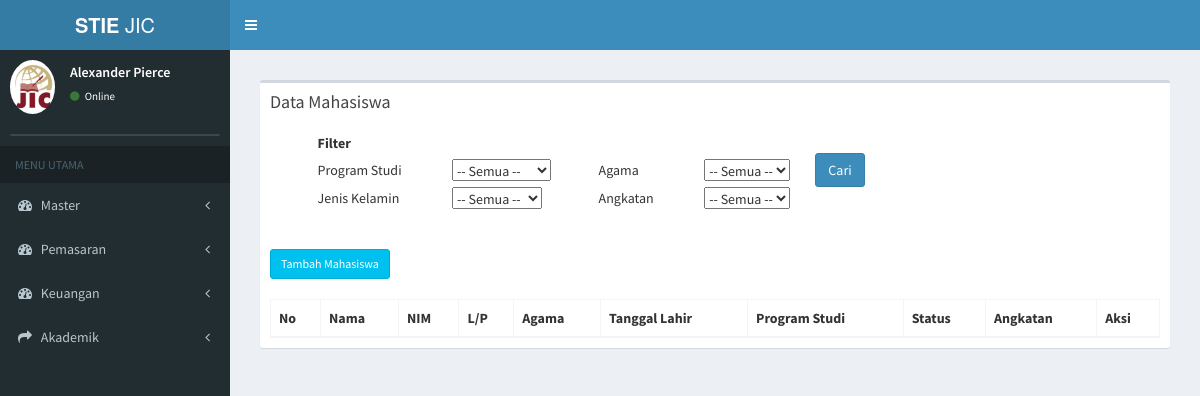
The app's page /index.php/mahasiswa/data_mahasiswa, older data.
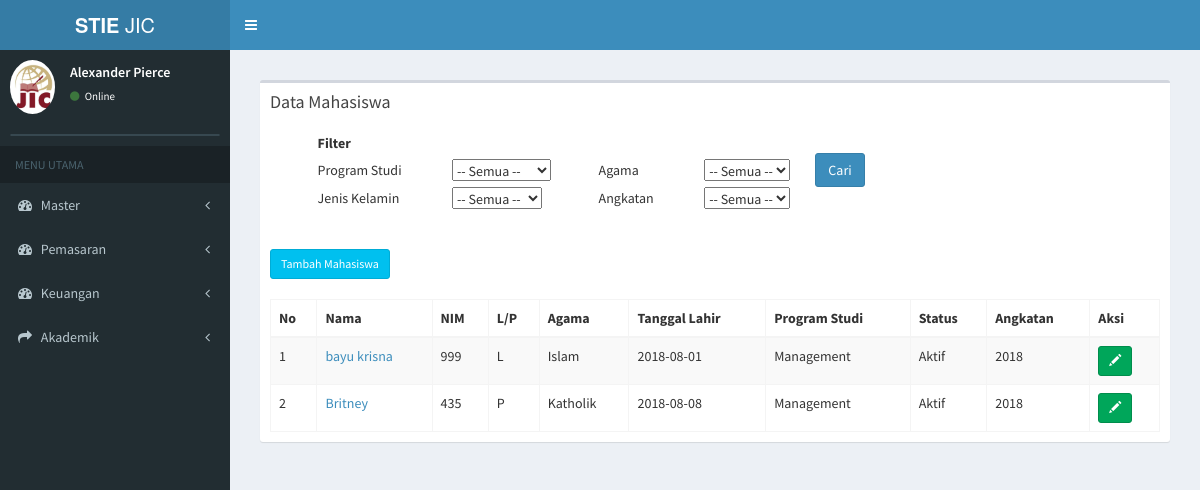
The same page, newer data.
### tables this page shows
CREATE TABLE `tb_mahasiswa` (
  `id_mahasiswa` varchar(7) NOT NULL,
  `id_du` varchar(15) NOT NULL,
  `nama_mahasiswa` varchar(50) NOT NULL,
  `nim` varchar(15) NOT NULL,
  `id_status` varchar(2) NOT NULL,
  `id_prodi` varchar(7) NOT NULL,
  `id_konsentrasi` varchar(7) NOT NULL,
  `id_hasil_tes` varchar(7) NOT NULL,
  `id_sekolah` varchar(6) NOT NULL,
  `id_waktu` int(2) NOT NULL,
  `id_grade` varchar(2) NOT NULL,
  `id_grade2` varchar(2) NOT NULL
);

CREATE TABLE `tb_bio` (
  `id_mahasiswa` varchar(10) NOT NULL,
  `jenis_kelamin` varchar(10) NOT NULL,
  `tempat_lahir` varchar(30) NOT NULL,
  `tanggal_lahir` date NOT NULL,
  `agama` varchar(20) NOT NULL,
  `foto_mahasiswa` text NOT NULL,
  `angkatan` varchar(4) NOT NULL
);

CREATE TABLE `tb_prodi` (
  `id_prodi` varchar(6) NOT NULL,
  `nama_prodi` varchar(20) NOT NULL,
  `ketua_prodi` varchar(50) NOT NULL
);

CREATE TABLE `tb_status_mhs` (
  `id_status` int(2) NOT NULL,
  `status_mhs` varchar(20) NOT NULL
);

### application/controllers/mahasiswa.php (called while the page is built, shortened)
<?php
class Mahasiswa extends CI_Controller {
	public function __construct()
	{
		$this->load->model('mahasiswa_model');
		$this->load->model('daftar_ulang_model');
		$this->load->model('konsentrasi_model');
	}
	public function data_mahasiswa()
	{
			$data['mahasiswa'] = $this->mahasiswa_model->data_mahasiswa_dikti();
			$data['drop_down_prodi'] = $this->konsentrasi_model->get_prodi();
			$data['main_view'] = 'Mahasiswa/mahasiswa_view';
			$this->load->view('template', $data);
	}
}

### index.php (called while the page is built, shortened)
<?php
require_once BASEPATH.'core/CodeIgniter.php';

### application/models/mahasiswa_model.php (called while the page is built, shortened)
<?php
class Mahasiswa_model extends CI_Model {
  public function data_mahasiswa_dikti(){
    $this->db->select('*');
     $this->db->from('tb_mahasiswa');
     $this->db->join('tb_konsentrasi','tb_konsentrasi.id_konsentrasi=tb_mahasiswa.id_konsentrasi');
     $this->db->join('tb_prodi','tb_prodi.id_prodi=tb_mahasiswa.id_prodi');
     $this->db->join('tb_bio','tb_bio.id_mahasiswa=tb_mahasiswa.id_mahasiswa');
     $this->db->join('tb_status_mhs','tb_status_mhs.id_status=tb_mahasiswa.id_status');
     $query = $this->db->get();
     return $query->result();
  }
}

### application/views/Mahasiswa/mahasiswa_view.php (the view, shortened to what the changed rows need)
<section class="content">
      <div class="row">
        <div class="col-xs-12">
          <div class="box">
            <div class="box-body">
              <table class="">
                <tbody>
                  <form method="get" action="<?php echo base_url("mahasiswa/filter_mahasiswa/")?>">
                  <tr>
                    <th>&nbsp;&nbsp;&nbsp;&nbsp;&nbsp;&nbsp;&nbsp;&nbsp;&nbsp;&nbsp;&nbsp;&nbsp;&nbsp;&nbsp;&nbsp;&nbsp;&nbsp;Filter</th>
                  </tr>
                </tbody>
              </table>
              <br>
              <br>
              <table id="example1" class="table table-bordered table-striped">
                 <a href="<?php echo base_url(); ?>mahasiswa/page_tambah_mahasiswa" class="btn btn-info btn-sm" > Tambah Mahasiswa</a> <br> <br>
                <thead>
                <tr>
                  <th>No</th>
                  <th>Nama</th>
                  <th>NIM</th>
                  <th>L/P</th>
                  <th>Agama</th>
                  <th>Tanggal Lahir </th>
                  <th>Program Studi</th>
                  <th>Status</th>
                  <th>Angkatan</th>
                  <th>Aksi</th>
                </tr>
                </thead>
                <tbody>
                <?php
               $no = 0;
                foreach ($mahasiswa as $data) {
                  echo '
                <tr>
                  <td>'.++$no.'</td>
                  <td><a href="'.base_url('mahasiswa/lihat_mahasiswa_dikti/'.$data->id_mahasiswa).'")>'.$data->nama_mahasiswa.'</a></td>
                  <td>'.$data->nim.'</td>
                  <td>'.$data->jenis_kelamin.'</td>
                  <td>'.$data->agama.'</td>
                  <td>'.$data->tanggal_lahir.'</td>
                  <td>'.$data->nama_prodi.'</td>
                  <td>'.$data->status_mhs.'</td>
                  <td>'.$data->angkatan.'</td>
                  <td>
                    <a href="'.base_url('mahasiswa/detail_mahasiswa_dikti/'.$data->id_mahasiswa).'" class="btn btn-success  btn-sm"><i class="glyphicon glyphicon-pencil"></i><span class="tooltiptext">Detail Mahasiswa</span></a>
                  </td>
                </tr>
                ';
              }
              ?>
                </tbody>
              </table>
            </div>
          </div>
        </div>
      </div>
    </section>

Row changes from the older to the newer data that the page shows:
now on this page (row edited): tb_mahasiswa: nama_mahasiswa "bayu krisna", nim "999", tb_bio.jenis_kelamin "L", tb_bio.agama "Islam", tb_bio.tanggal_lahir "2018-08-01", id_prodi.nama_prodi "Management", id_status.status_mhs "Aktif", tb_bio.angkatan "2018"
now on this page (row edited): tb_mahasiswa: nama_mahasiswa "Britney", nim "435", tb_bio.jenis_kelamin "P", tb_bio.agama "Katholik", tb_bio.tanggal_lahir "2018-08-08", id_prodi.nama_prodi "Management", id_status.status_mhs "Aktif", tb_bio.angkatan "2018"
